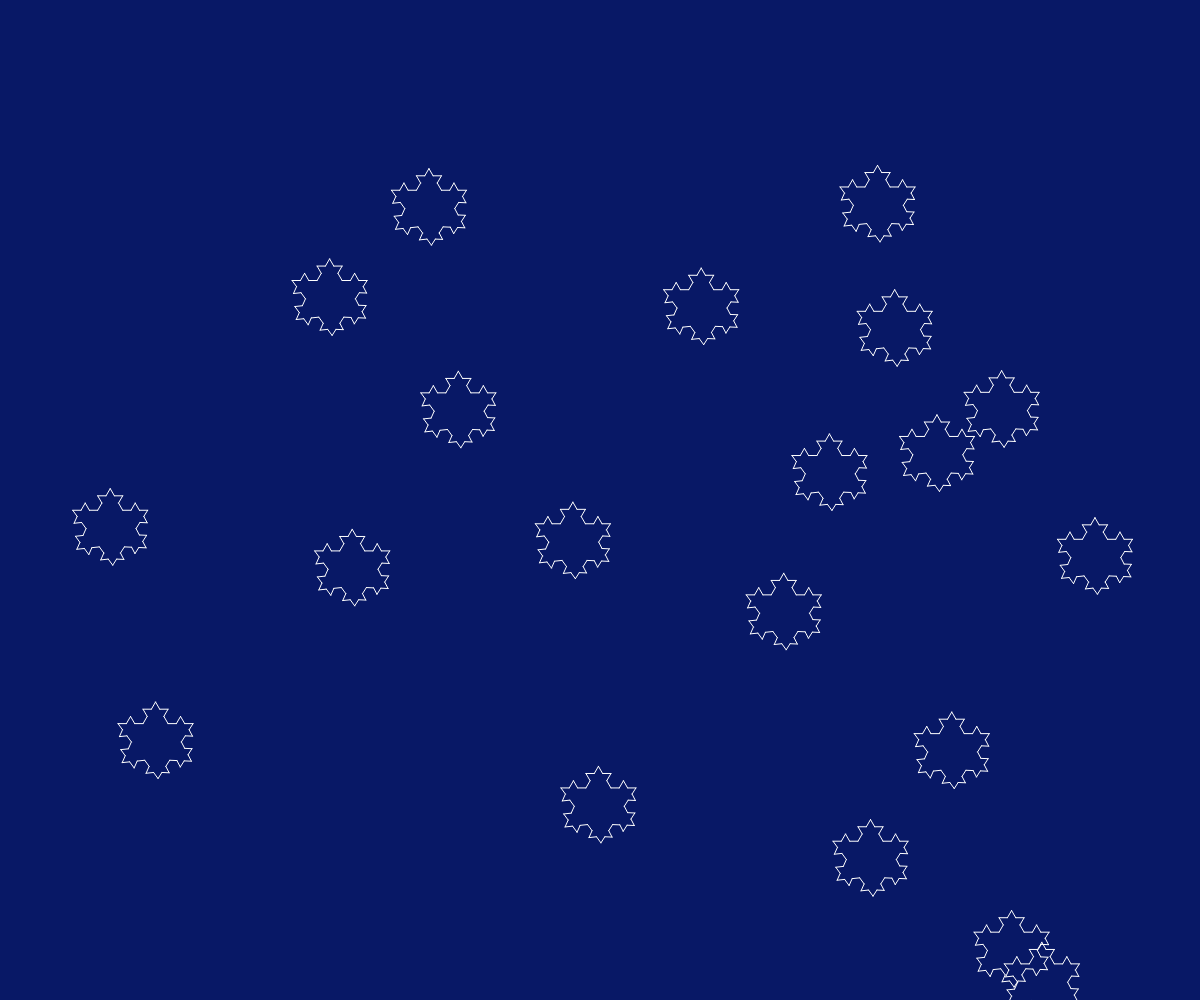
Frame 1 (no input)
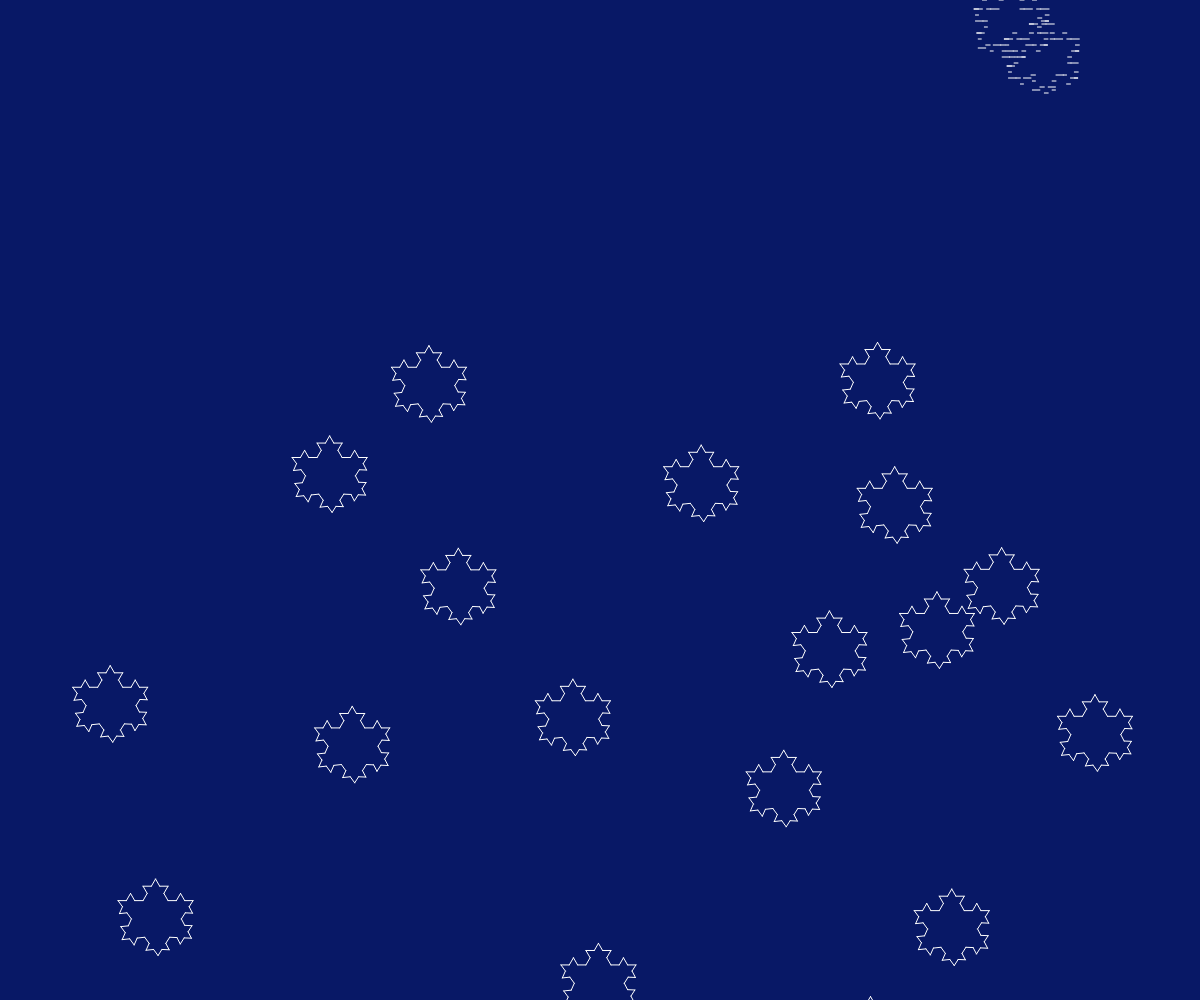
Frame 60 (no input)
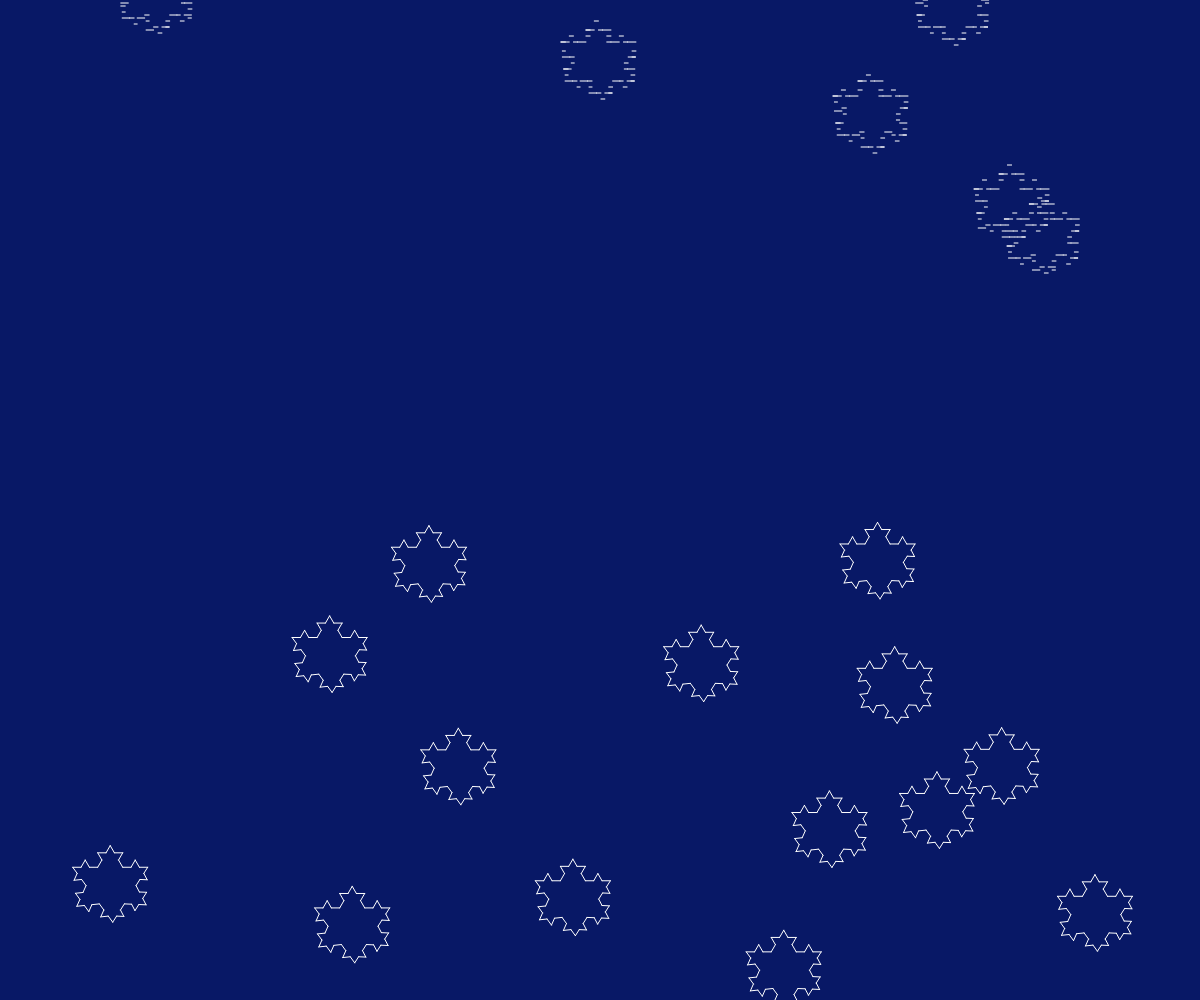
Frame 120 (the mouse pressed at the canvas centre since frame 60)

The p5.js sketch that drew these frames (run headless with seeded random() and noise() and a simulated clock; from frame 60 on, the mouse is pressed at the canvas centre):

// p5.js sketch
// ── sketch.js
let lines = [];
let linesAmount;
let x;
let y;

function addAll(arr, list) {
  for (let l of arr) {
    list.push(l);
  }
}

function setup() {
  createCanvas(windowWidth, windowHeight);

  for (let i = 0; i < 20; i++) {
    x = random(0, windowWidth);
    y = random(0, windowHeight - 100);

    let a = createVector(x + 0, y + 25);
    let b = createVector(x + 75, y + 25);
    let lineOne = new Line(a, b);
    let len = p5.Vector.dist(a, b);
    let h = (len * sqrt(3)) / 2;
    let c = createVector(x + 40, y + 15 + h);
    let lineTwo = new Line(b, c);
    let lineThree = new Line(c, a);

    lines.push(lineOne);
    lines.push(lineTwo);
    lines.push(lineThree);
  }

  linesAmount = random(1, 3);

  for (i = 0; i < linesAmount; i++) {
    let generation = [];

    for (let l of lines) {
      let children = l.generate();
      addAll(children, generation);
    }

    lines = generation;
  }
}

function draw() {
  background(8, 24, 102);
  translate(0, 100);

  stroke(255);

  for (let l of lines) {
    l.show();

    y = y + 3;
    
    if (y >= windowHeight) {
      y = 0;
    }
  }
}

// ── line.js
class Line {
  constructor(a, b, c) {
    this.a = a.copy();
    this.b = b.copy();
  }

  generate() {
    let children = [];

    let v = p5.Vector.sub(this.b, this.a);
    v.div(3);

    let b1 = p5.Vector.add(this.a, v);
    children[0] = new Line(this.a, b1);

    let a1 = p5.Vector.sub(this.b, v);
    children[3] = new Line(a1, this.b);

    v.rotate(-PI / 3);
    let c1 = p5.Vector.add(b1, v);

    children[1] = new Line(b1, c1);
    children[2] = new Line(c1, a1);
    return children;
  }

  show() {
    stroke(255);
    line(this.a.x, this.a.y, this.b.x, this.b.y);

    this.a.y = this.a.y + 3;
    this.b.y = this.b.y + 3;

    if (this.a.y && this.b.y >= windowHeight) {
      this.a.y = -100;
      this.b.y = -100;
    }
  }
}
